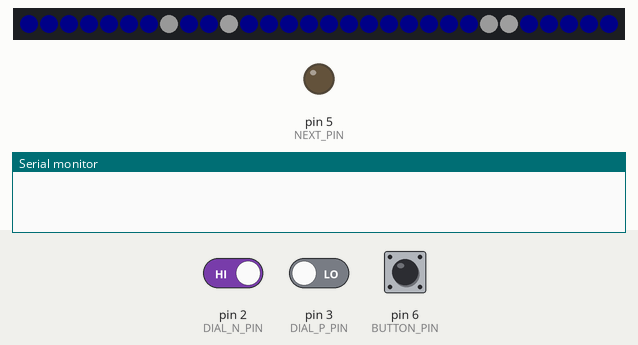
Bench run of a sketch on a simulated Arduino Uno, built with avr-gcc and run on an emulated ATmega328P. On the bench: 30 RGB LEDs in strip order, left to right, output pins drawn as LEDs (lit = HIGH), the last lines printed to the serial monitor. Inputs (shaded band) come from the test bench; at power-on: pin 6 (BUTTON_PIN) LOW, pin 3 (DIAL_P_PIN) LOW, pin 2 (DIAL_N_PIN) HIGH. Dim RGB values are drawn brighter than linear; random numbers use the default seed unless the sketch sets one.

Above: at 1.2 s.
1.3 s: pin 6 (BUTTON_PIN) pulled HIGH for 0.15 s
At 1.54 s:
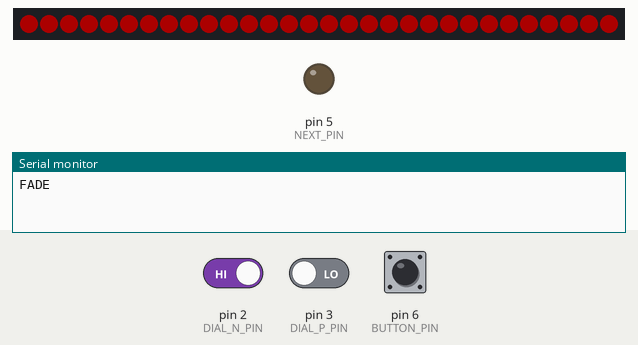
2.0 s: pin 6 (BUTTON_PIN) pulled HIGH for 1 s
At 3.44 s:
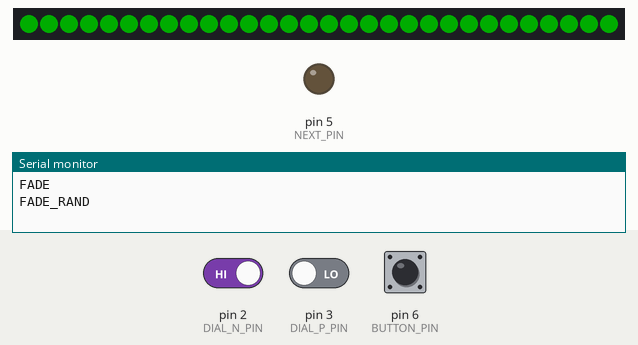
3.6 s: pin 6 (BUTTON_PIN) pulled HIGH for 3.2 s
At 7.21 s:
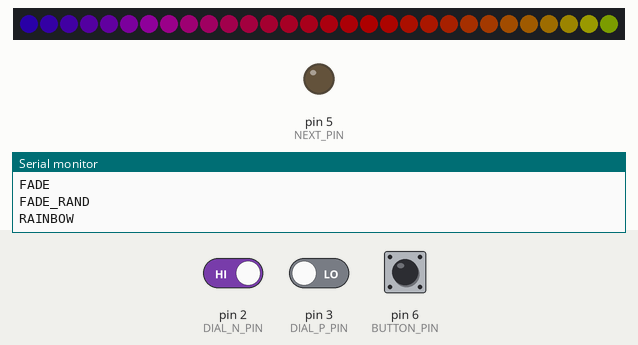
7.4 s: pin 3 (DIAL_P_PIN) driven HIGH
At 8.4 s:
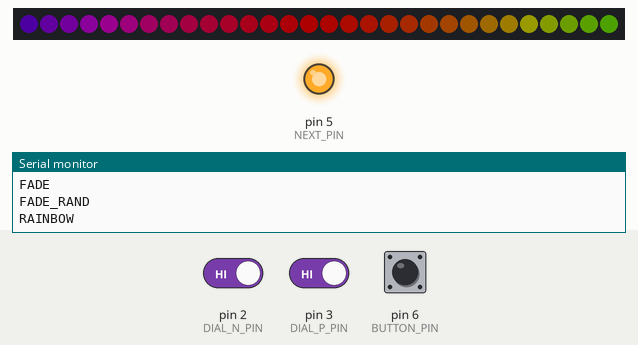
8.9 s: pin 2 (DIAL_N_PIN) driven LOW
At 9.37 s:
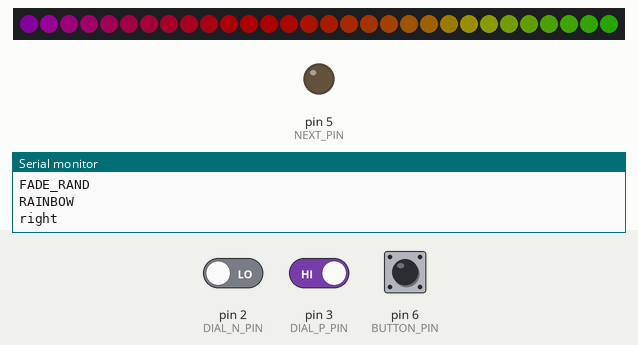
11.6 s: pin 2 (DIAL_N_PIN) driven HIGH
At 12.7 s:
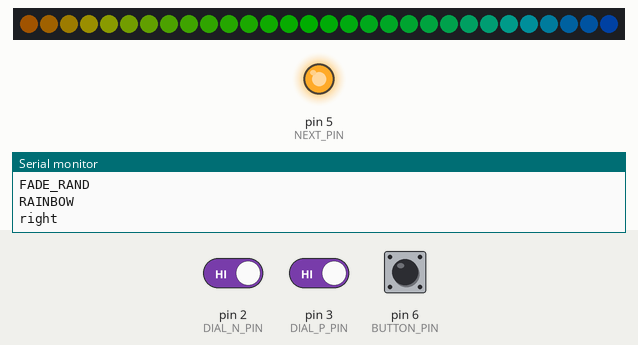
Timing chart, 0 to 14.1 s (numbered marks = the images above; inputs shaded):
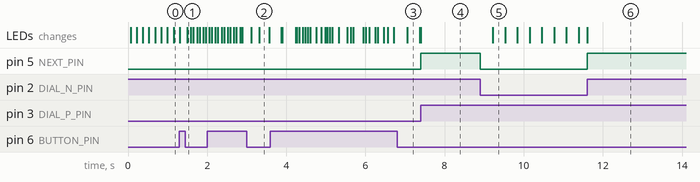

The sketch:

monitorRiser.ino
```cpp
#include <Adafruit_NeoPixel.h>
#include <math.h>

#define DIAL_N_PIN 2
#define DIAL_P_PIN 3
#define NEXT_PIN   5
#define BUTTON_PIN 6
#define PIXEL_PIN  7

#define PIXEL_COUNT 30

Adafruit_NeoPixel strip = Adafruit_NeoPixel(PIXEL_COUNT, PIXEL_PIN, NEO_GRB + NEO_KHZ800);

enum VIS_T { COLORS, COLORS_RAND, RAIN, FADE, FADE_RAND, RAINBOW };
enum COLORS_T { R, G, B, RG, RB, GB, LIGHT_G, LIGHT_B, LIGHT_RB, RGB, BLACK };
enum BUTTON_T { OFF, ON, ON_DIAL, STRIP_ON_OFF };

enum VIS_T vis = RAIN;
enum COLORS_T color = R;
enum BUTTON_T button_prev = OFF, button_curr;
uint32_t button_on_time = 0;

uint32_t sparkles[PIXEL_COUNT];
uint32_t colorMap[20];
int16_t brightness = 50;
unsigned long displayTime = 0, randTime, randTimeOut = 1000;
uint32_t idx = 0;
uint8_t fadeSpeed = 3;
uint8_t fadeVal = 250;
bool fadeDir, rainbowDir;
bool inRandShowIncDec = false;
uint8_t numSparkles = 4;
bool strip_on = true;

void setup() {
  Serial.begin(9600);
  while (!Serial) { }

  pinMode(DIAL_N_PIN, INPUT);
  pinMode(DIAL_P_PIN, INPUT);
  pinMode(BUTTON_PIN, INPUT);
  pinMode(NEXT_PIN,   OUTPUT);
  pinMode(PIXEL_PIN,  OUTPUT);

  strip.setBrightness(brightness);
  strip.begin();
  strip.show(); // Initialize all pixels to 'off'

  colorMap[(int)R] =        0xFA0000;
  colorMap[(int)G] =        0x00FA00;
  colorMap[(int)B] =        0x0000FA;
  colorMap[(int)RG] =       0xFAFA00;
  colorMap[(int)RB] =       0xFA00FA;
  colorMap[(int)GB] =       0x00FAFA;
  colorMap[(int)LIGHT_G] =  0x66FA44;
  colorMap[(int)LIGHT_B] =  0x7777FA;
  colorMap[(int)LIGHT_RB] = 0xBB66BB;
  colorMap[(int)RGB] =      0xFAFAFA;
  colorMap[(int)BLACK] =    0x000000;
}

void loop()
{
  unsigned long diffDisplayTime;
  unsigned long currTime = millis();
  int8_t dialVal = 0; // -1 for left, 1 for right, 0 for none
  bool changeVis = false;

  //Serial.println(lastLHigh + (lastRHigh << 1));

  // update dialIncDec
  dialVal = readDial();

  // possibly draw the display
  diffDisplayTime = currTime - displayTime;
  if (diffDisplayTime > 30 || diffDisplayTime < 0)
  {
    if (strip_on) {
      drawVis();
    }
    displayTime = currTime;
    idx++;
  }

  // update button values, possibly including dial values for brightness
  if (digitalRead(BUTTON_PIN)) {
    if (button_prev != OFF) {
      if (strip_on && dialCheckBrightness(dialVal)) {
        dialVal = 0;
        button_curr = ON_DIAL;
      } else if (button_prev != ON_DIAL) {
        if (currTime - button_on_time > 5000) {
          strip_on = turnStripOnOff(strip_on);
          while (digitalRead(BUTTON_PIN)) { }
          delay(10); // debounce time
          button_curr = STRIP_ON_OFF;
        }
      }
    }
    if (button_prev != ON_DIAL && button_curr != ON_DIAL && button_curr != STRIP_ON_OFF) {
      button_curr = ON;
    }
    if (button_prev == OFF) {
      button_on_time = currTime;
      delay(10); // debounce time
    }
  } else {
    switch (button_prev) {
    case ON:
      changeVis = strip_on && true;
    case STRIP_ON_OFF:
    case ON_DIAL:
      delay(10); // debounce time
      break;
    }
    button_curr = OFF;
  }
  button_prev = button_curr;

  // change the visualization
  if (strip_on && changeVis) {
    if (vis == RAINBOW)
      vis = 0;
    else
      vis = vis + 1;
    switch (vis) {
    case COLORS:
      Serial.println("COLORS");
      break;
    case COLORS_RAND:
      Serial.println("COLORS_RAND");
      break;
    case FADE:
      Serial.println("FADE");
      break;
    case FADE_RAND:
      Serial.println("FADE_RAND");
      break;
    case RAINBOW:
      Serial.println("RAINBOW");
      break;
    }
    specificVisInit();
  }

  // update dial values
  if (strip_on) {
    dialVal = dialCheckSpecificVisIncDec(dialVal);
  }
}

/**
 * Alters the on/off state of the strip, including a cute little visualization to
 * tell you which state you have just entered.
 *
 * @param strip_on The current state of the strip (true for on, false for off).
 * @return !strip_on
 */
bool turnStripOnOff(bool strip_on) {
  if (strip_on) {
    colorWipe(0, 10);
  } else {
    colorWipe(0x00555555, 10);
  }
  return !strip_on;
}

/**
 * Updates the brightness.
 * If dialval is negative then brightness is decreased.
 * If dialval is positive then brightness is increased.
 *
 * @return true if the brightness was changed
 */
int dialCheckBrightness(int dialVal)
{
  if (dialVal != 0) {
    int incVal = 5;
    if ((brightness >= 40 && dialVal > 0) || (brightness > 40 && dialVal < 0))
      incVal = 10;
    if ((brightness >= 80 && dialVal > 0) || (brightness > 80 && dialVal < 0))
      incVal = 20;
    if (dialVal < 0) brightness -= incVal;
    if (dialVal > 0) brightness += incVal;
    brightness = min(max(brightness, 5), 250);
    strip.setBrightness(brightness);
    return true;
  }

  return false;
}

int dialCheckSpecificVisIncDec(int dialVal)
{
  if (dialVal != 0)
  {
    if (dialVal < 0) specificVisDecrement();
    if (dialVal > 0) specificVisIncrement();
    dialVal = 0;
  }

  return dialVal;
}

void specificVisInit()
{
  int i, delayTime = 100;

  switch (vis)
  {
  case FADE:
    fadeVal = 250;
    break;
  case FADE_RAND:
  case COLORS_RAND:
    for (i = 0; i < 4; i++) {
      chooseRandColor();
      colorWipe(colorMap[(int)color], 2);
      strip.show();
      delay(delayTime);
      delayTime *= 1.5;
    }
    randTime = millis();
    break;
  case RAIN:
  case RAINBOW:
  case COLORS:
    // nothing to do
    break;
  }
}

void specificVisDecrement()
{
  switch (vis)
  {
  case COLORS:
  case FADE:
    if ((int)color == 0)
      color = BLACK - 1;
    else
      color = color - 1;
    break;
  case RAIN:
    numSparkles = max(numSparkles - 1, 0);
    break;
  case COLORS_RAND:
  case FADE_RAND:
    randTimeOut -= (randTimeOut <= 200) ? 0 : (log(randTimeOut) / log(2) * 110 - 740);
    randTimeOut = max(randTimeOut, 200);
    randShowIncDec();
    break;
  case RAINBOW:
    rainbowDir = !rainbowDir;
    break;
  }
}

void specificVisIncrement()
{
  switch (vis)
  {
  case COLORS:
  case FADE:
    if (color == BLACK - 1)
      color = 0;
    else
      color = color + 1;
    break;
  case RAIN:
    numSparkles = min(numSparkles + 1, PIXEL_COUNT);
    break;
  case COLORS_RAND:
  case FADE_RAND:
    randTimeOut += (randTimeOut >= 60000) ? 0 : (log(randTimeOut) / log(2) * 110 - 740);
    randTimeOut = min(randTimeOut, 60000);
    randShowIncDec();
    break;
  case RAINBOW:
    rainbowDir = !rainbowDir;
    break;
  }
}

void drawVis()
{
  long diffRandTime = millis() - randTime;

  switch (vis)
  {
  case COLORS_RAND:
    if (diffRandTime > randTimeOut || diffRandTime < 0) {
      chooseRandColor();
      randTime = millis();
    }
  case COLORS:
    colorWipe(colorMap[(int)color], 0);
    break;
  case RAIN:
    rain();
    break;
  case FADE_RAND:
    if (fadeVal <= fadeSpeed && fadeDir && (diffRandTime > randTimeOut || diffRandTime < 0)) {
      chooseRandColor();
      randTime = millis();
    }
  case FADE:
    fade();
    break;
  case RAINBOW:
    rainbowCycle();
    break;
  }
  strip.show();
}

void chooseRandColor()
{
  enum COLORS_T currColor = color;

  while ((int)currColor == (int)color)
  {
    color = random(BLACK-1);
  }
}

// Fill the dots one after the other with a color
void colorWipe(uint32_t c, uint8_t wait) {
  for(uint16_t i=0; i<strip.numPixels(); i++) {
    strip.setPixelColor(i, c);
    if (wait > 0)
      strip.show();
    delay(wait);
  }
}

void fade()
{
  uint32_t rVal = 0, gVal = 0, bVal = 0, colorVal = 0, colorValFade = 0;

  // update fade
  if (fadeDir) // increasing
  {
    if (250 - fadeVal < fadeSpeed)
    {
      fadeVal = 250;
      fadeDir = false;
    }
    else
    {
      fadeVal += fadeSpeed;
    }
  }
  else // decreasing
  {
    if (fadeVal < fadeSpeed)
    {
      fadeVal = 0;
      fadeDir = true;
    }
    else
    {
      fadeVal -= fadeSpeed;
    }
  }

  // draw fade
  colorVal = colorMap[(int)color] & 0x00FFFFFF;
  rVal = (colorVal & 0xFF0000) >> 16;
  gVal = (colorVal & 0x00FF00) >> 8;
  bVal = colorVal & 0x0000FF;
  rVal = min(max((double)rVal / 250.0 * (double)fadeVal, 0), 250);
  gVal = min(max((double)gVal / 250.0 * (double)fadeVal, 0), 250);
  bVal = min(max((double)bVal / 250.0 * (double)fadeVal, 0), 250);
  rVal = (rVal << 16) & 0x00FF0000;
  gVal = (gVal <<  8) & 0x0000FF00;
  bVal = bVal & 0x000000FF;
  colorValFade = rVal | gVal | bVal;
  colorWipe(colorValFade, 0);
}

void rain()
{
  sparkle(0x00000032, 0x00969696, 100, numSparkles, 2);
}

/** Creates a faded sparkling animation.
 * @param baseColor The color for non-sparkles.
 * @param sparkleColorLow The brightest possible sparkle color.
 * @param singleChannelRange The smallest span in the R, G, or B channel between baseColor and sparkleColorLow.
 * @param numSparkles The number of pixels to have sparkle at a time.
 * @param subVal The value to subtract from current sparkle pixels.
 */
void sparkle(uint32_t baseColor, uint32_t sparkleColorLow, uint32_t singleChannelRange, uint8_t numSparkles, uint8_t subVal)
{
  uint32_t rangeRnd;
  uint8_t i, pixel, cnt = 0;
  uint8_t *pixPtr, *basePtr;

  // how many sparkles do we have?
  for (pixel = 0; pixel < PIXEL_COUNT; pixel++)
  {
    cnt += (sparkles[pixel] > 0) ? 1 : 0;
  }

  // create new sparkles!
  while (cnt < numSparkles)
  {
    pixel = random(PIXEL_COUNT);
    if (sparkles[pixel] == 0)
    {
      rangeRnd = random(singleChannelRange);
      sparkles[pixel] = ( (sparkleColorLow & 0x00FF0000) + (rangeRnd << 16) |
                          (sparkleColorLow & 0x0000FF00) + (rangeRnd <<  8) |
                          (sparkleColorLow & 0x000000FF) +         rangeRnd );
      cnt++;
    }
  }

  // draw the sparkles
  for (pixel = 0; pixel < PIXEL_COUNT; pixel++)
  {
    if (sparkles[pixel] > 0)
    {
      pixPtr = (uint8_t*)(sparkles + pixel);
      basePtr = (uint8_t*)&baseColor;
      for (i = 0; i < 4; i++)
      {
        if (pixPtr[i] > 0)
        {
          if (pixPtr[i] > subVal)
            pixPtr[i] -= subVal;
          else
            pixPtr[i] = 0;
        }
        if (pixPtr[i] < basePtr[i])
          pixPtr[i] = basePtr[i];
      }
      strip.setPixelColor(pixel, *((uint32_t*)pixPtr) );
      if (sparkles[pixel] == baseColor)
      {
        sparkles[pixel] = 0;
      }
    }
    else
    {
      strip.setPixelColor(pixel, baseColor);
    }
  }
}

void rainbowCycle() {
  int i;

  for (i = 0; i < PIXEL_COUNT; i++)
  {
    strip.setPixelColor(i, Wheel(idx + i * 4));
  }

  strip.show();
}

// Input a value 0 to 255 to get a color value.
// The colours are a transition r - g - b - back to r.
uint32_t Wheel(uint8_t WheelPos) {
  WheelPos = 255 - WheelPos;
  if(WheelPos < 85) {
    return strip.Color(255 - WheelPos * 3, 0, WheelPos * 3,0);
  }
  if(WheelPos < 170) {
    WheelPos -= 85;
    return strip.Color(0, WheelPos * 3, 255 - WheelPos * 3,0);
  }
  WheelPos -= 170;
  return strip.Color(WheelPos * 3, 255 - WheelPos * 3, 0,0);
}

void randShowIncDec()
{
  int indicatorLED;
  unsigned long delayTime;
  int dialVal;
  bool timedOut = false;
  volatile int i = 0, j = 1;
  int oldRandShowIncDecIndicatorLED = -1;

  // special check to avoid lots of recursion
  if (inRandShowIncDec)
    return;
  inRandShowIncDec = true;

  // continue until the user stops updating the value
  while (!timedOut)
  {
    // get new variable values
    delayTime = millis();
    indicatorLED = min(max((double)randTimeOut / 60000.0 * PIXEL_COUNT, 0), PIXEL_COUNT-1);
    Serial.println(randTimeOut);

    // update lighted LED on strip?
    if (oldRandShowIncDecIndicatorLED != indicatorLED)
    {
      colorWipe(0, 0);
      strip.setPixelColor(indicatorLED, 0xFAFAFA);
      strip.setBrightness(250);
      strip.show();
      strip.setBrightness(brightness);
      oldRandShowIncDecIndicatorLED = indicatorLED;
    }

    // delay loop and check for new inc/dec
    timedOut = true;
    while (millis() - delayTime < 500)
    {
      dialVal = readDial();
      if (dialVal != 0)
      {
        dialCheckSpecificVisIncDec(dialVal);
        timedOut = false;
        break;
      }

      // Waste time in a pointless loop because this pointless loop does not disable interrupts
      for (i = 0; i < 1000; i++)
        j *= 2;
    }
  }

  randTime = millis();
  oldRandShowIncDecIndicatorLED = -1;
  inRandShowIncDec = false;
}

/**
 * Reads the value off of the rotaryEncoderBuffer project pins:
 * DIAL_N_PIN, DIAL_P_PIN
 *
 * If a signal is available then the "ready" signal on NEXT_PIN is brought high
 * until the signal is dropped, and then the "ready" signal is dropped low for at least 1ms.
 *
 * @return -1 for a left rotation, 1 for a right rotation, 0 for no rotation.
 */
int8_t readDial()
{
  int8_t dialVal = 0;

  // check for signal available
  if (digitalRead(DIAL_N_PIN) == LOW || digitalRead(DIAL_P_PIN) == LOW)
    return 0;
  //delay(300);

  // ask for a signal
  digitalWrite(NEXT_PIN, HIGH);
  while (digitalRead(DIAL_N_PIN) && digitalRead(DIAL_P_PIN)) { }
  delay(1);

  // get the new value
  if (digitalRead(DIAL_N_PIN))
    dialVal = -1;
  else if (digitalRead(DIAL_P_PIN))
    dialVal = 1;
  else
    Serial.println("weird");

  // drop the request signal
  digitalWrite(NEXT_PIN, LOW);
  delay(1);

  if (dialVal == -1) Serial.println("left");
  if (dialVal == 1) Serial.println("right");

  return dialVal;
}
```

Measured:
- after the input at 7.4 s, pin 5 (NEXT_PIN): LOW → HIGH at once
- after the input at 8.9 s, pin 5 (NEXT_PIN): HIGH → LOW at once; the LEDs: change after 0.32 s (image 5)
- after the input at 11.6 s, pin 5 (NEXT_PIN): LOW → HIGH at once
